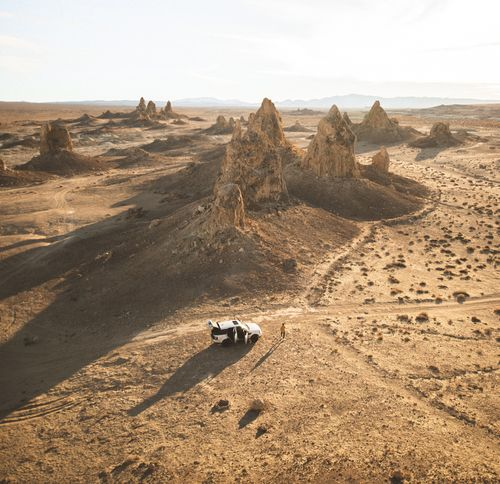
#> input picture images/desert.jpg, 500 x 484 px, found by its file name
$ python 05_histograms_plot.py
#> lines starting #> are read from the running program, lines starting #| are printed output that depends on the picture

# Image credits
# https://www.pexels.com/@arnie-watkins-1337313

import cv2
import numpy as np
import matplotlib.pyplot as plt

image  = cv2.imread("images\\desert.jpg")
#> image is the input picture: shape (484, 500, 3); mean B, G, R 123.7, 148.1, 171
gray = cv2.cvtColor(image, cv2.COLOR_BGR2GRAY)
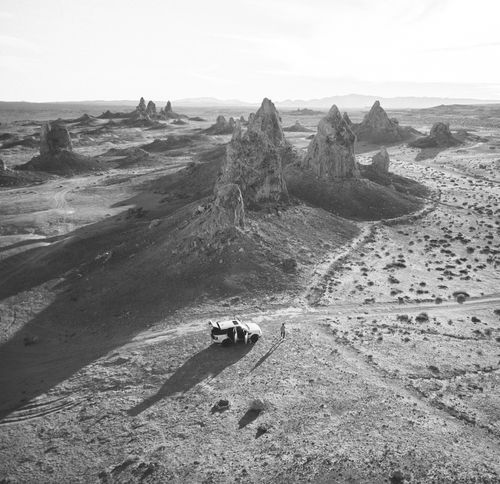
#> gray: shape (484, 500); min 17, max 255, mean 152.2
image_rgb = cv2.cvtColor(image, cv2.COLOR_BGR2RGB)

# ---------------------------------------------------------------------------- #
#? Grayscale image histogram

hist = cv2.calcHist([gray], [0], None, [256], [0, 255])
#> hist = 256 values, max 7695 at index 250, min 0 at index 0, mean 925.1
fig = plt.figure(num=1, figsize=(10, 6))
plt.subplot(121)
plt.imshow(gray, cmap='gray')
plt.title("Grayscale image")
plt.subplot(122)
plt.plot(hist)
plt.title("Grayscale image histogram")
plt.show()
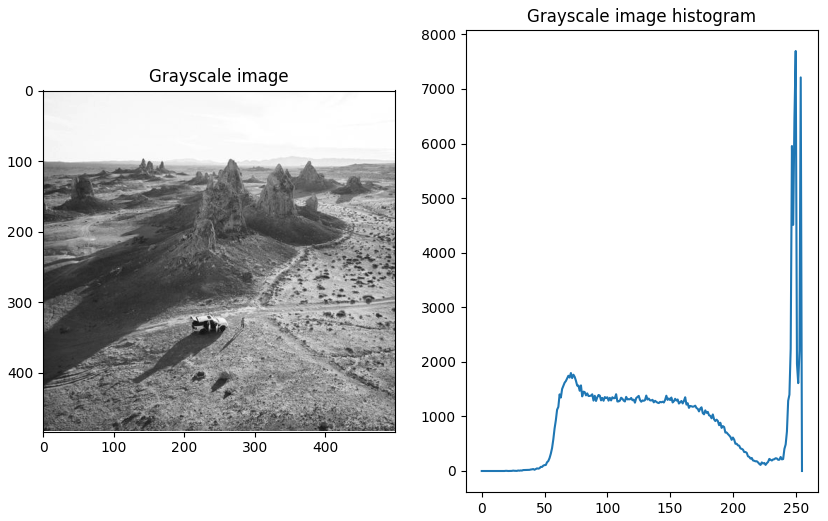
#> figure drawn by matplotlib, 2 panels; panel 2: curve peaks at x = 250, y = 7695

# ---------------------------------------------------------------------------- #
#? Color image Histogram

fig = plt.figure(num=2, figsize=(10,6))
colors = ['b','g','r']

for i, color in enumerate(colors):
    hist = cv2.calcHist([image], [i], None, [256], [0,256])
    plt.subplot(121)
    plt.plot(hist, color=color)

plt.subplot(122)
plt.imshow(image_rgb)
plt.show()
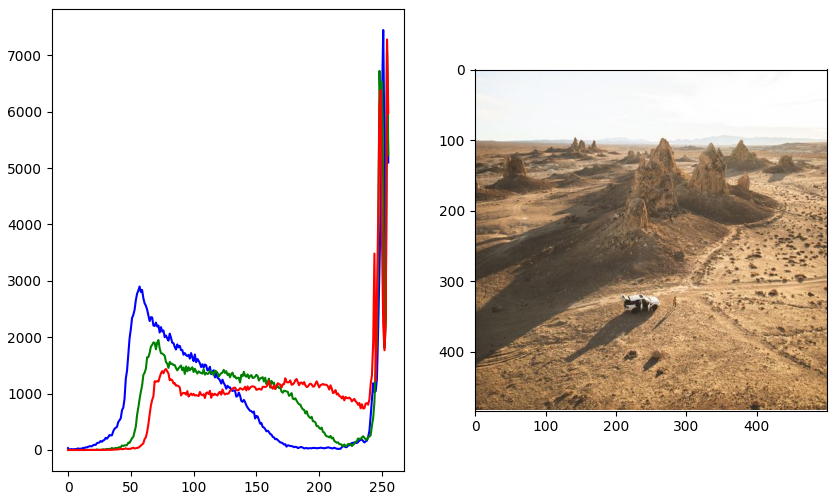
#> figure drawn by matplotlib, 2 panels; panel 1: curve peaks at x = 251, y = 7447; panel 1: curve peaks at x = 254, y = 7223; panel 1: curve peaks at x = 254, y = 7279

# ---------------------------------------------------------------------------- #
#! Exercise Mask Image

$ run again, with images/2.jpg copied over images/desert.jpg
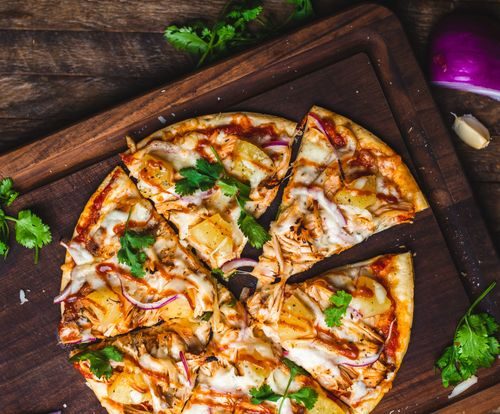
#> input picture images/2.jpg, 500 x 414 px, found by its file name
#> image is the input picture: shape (414, 500, 3); mean B, G, R 53.9, 84.7, 117.8
#> `gray = cv2.cvtColor(image, cv2.COLOR_BGR2GRAY)`:
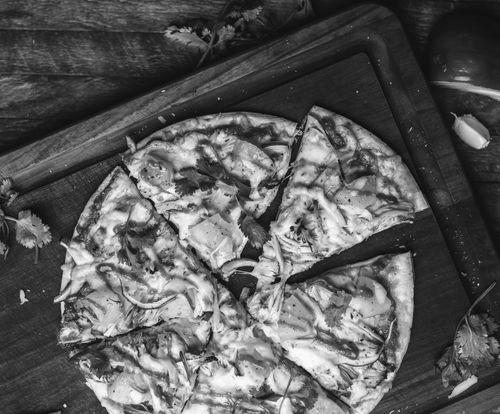
#> gray: shape (414, 500); min 4, max 255, mean 91.1
#> hist = 256 values, max 2998 at index 40, min 0 at index 0, mean 808.6
#> `plt.show()`:
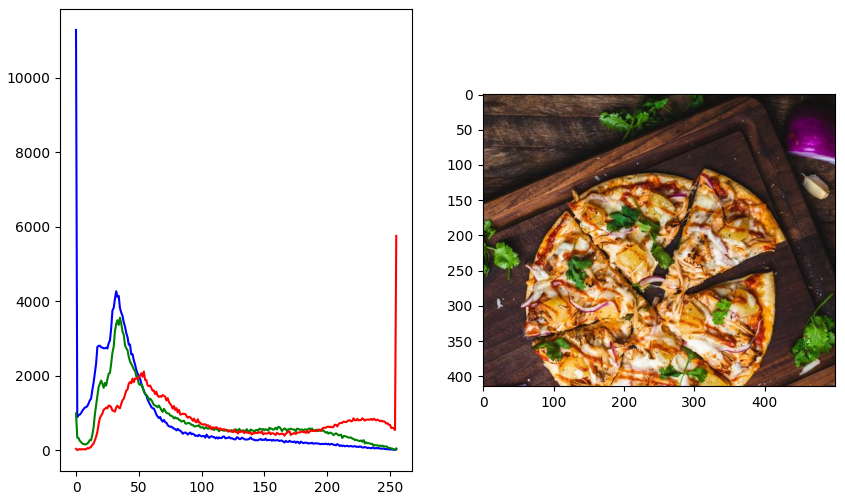
#> figure drawn by matplotlib, 2 panels; panel 1: curve peaks at x = 0, y = 11284; panel 1: curve peaks at x = 35, y = 3557; panel 1: curve peaks at x = 255, y = 5754

$ run again, with images/building.jpg copied over images/desert.jpg
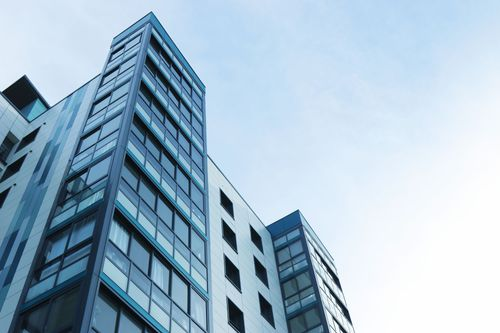
#> input picture images/building.jpg, 500 x 333 px, found by its file name
#> image is the input picture: shape (333, 500, 3); mean B, G, R 203.9, 186.3, 162.6
#> `gray = cv2.cvtColor(image, cv2.COLOR_BGR2GRAY)`:
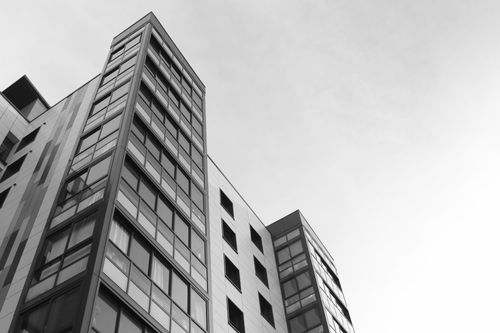
#> gray: shape (333, 500); min 1, max 255, mean 181.2
#> hist = 256 values, max 10383 at index 254, min 0 at index 0, mean 650
#> `plt.show()`:
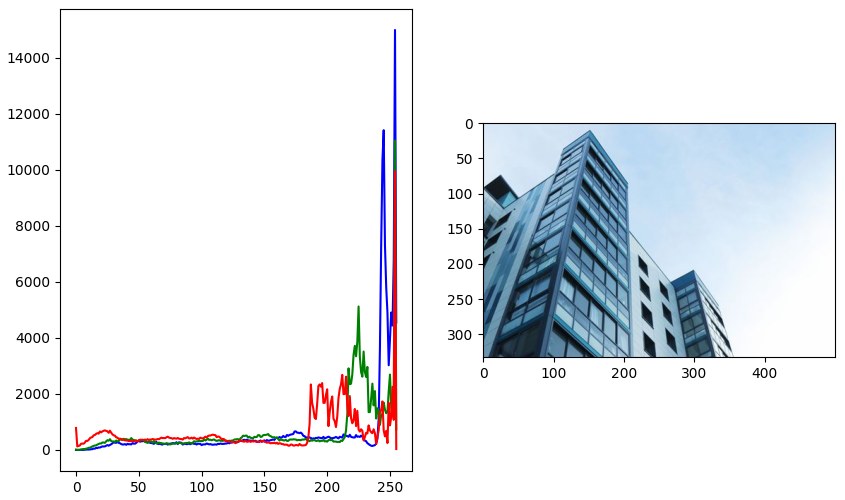
#> figure drawn by matplotlib, 2 panels; panel 1: curve peaks at x = 254, y = 14986; panel 1: curve peaks at x = 254, y = 11043; panel 1: curve peaks at x = 254, y = 9944
